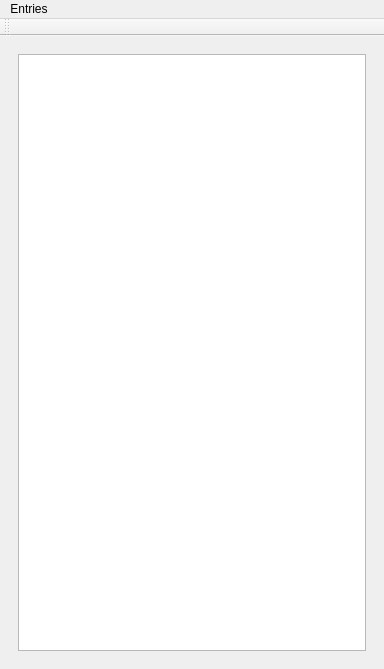
<?xml version="1.0" encoding="UTF-8"?>
<ui version="4.0">
 <class>MainWindow</class>
 <widget class="QMainWindow" name="MainWindow">
  <property name="geometry">
   <rect>
    <x>0</x>
    <y>0</y>
    <width>382</width>
    <height>669</height>
   </rect>
  </property>
  <property name="windowTitle">
   <string>MainWindow</string>
  </property>
  <widget class="QWidget" name="centralwidget">
   <layout class="QGridLayout" name="gridLayout">
    <item row="0" column="0">
     <widget class="QStackedWidget" name="stackedWidget">
      <widget class="QWidget" name="listPage">
       <layout class="QGridLayout" name="gridLayout_2">
        <item row="0" column="0">
         <widget class="QListWidget" name="listWidget"/>
        </item>
       </layout>
      </widget>
      <widget class="QWidget" name="detailPage">
       <layout class="QGridLayout" name="gridLayout_3">
        <item row="0" column="0">
         <widget class="QLabel" name="label">
          <property name="text">
           <string>Name:</string>
          </property>
         </widget>
        </item>
        <item row="0" column="1">
         <widget class="QLineEdit" name="nameEdit"/>
        </item>
        <item row="1" column="0">
         <widget class="QLabel" name="label_2">
          <property name="text">
           <string>Birthday:</string>
          </property>
         </widget>
        </item>
        <item row="1" column="1">
         <widget class="QDateEdit" name="birthdayEdit"/>
        </item>
        <item row="2" column="0">
         <widget class="QLabel" name="label_3">
          <property name="text">
           <string>Address:</string>
          </property>
         </widget>
        </item>
        <item row="2" column="1">
         <widget class="QPlainTextEdit" name="addressEdit"/>
        </item>
        <item row="3" column="0">
         <widget class="QLabel" name="label_4">
          <property name="text">
           <string>Phone Numbers:</string>
          </property>
         </widget>
        </item>
        <item row="3" column="1">
         <widget class="QPlainTextEdit" name="phoneNumbersEdit"/>
        </item>
        <item row="4" column="0">
         <widget class="QLabel" name="label_5">
          <property name="text">
           <string>Reference:</string>
          </property>
         </widget>
        </item>
        <item row="4" column="1">
         <widget class="QLineEdit" name="referenceEdit"/>
        </item>
        <item row="5" column="0">
         <widget class="QLabel" name="label_6">
          <property name="text">
           <string>Occupation:</string>
          </property>
         </widget>
        </item>
        <item row="5" column="1">
         <widget class="QLineEdit" name="occupationEdit"/>
        </item>
        <item row="6" column="0">
         <widget class="QLabel" name="label_7">
          <property name="text">
           <string>Country:</string>
          </property>
         </widget>
        </item>
        <item row="6" column="1">
         <widget class="QLineEdit" name="countryEdit"/>
        </item>
        <item row="7" column="0">
         <widget class="QLabel" name="label_8">
          <property name="text">
           <string>City:</string>
          </property>
         </widget>
        </item>
        <item row="7" column="1">
         <widget class="QLineEdit" name="cityEdit"/>
        </item>
        <item row="8" column="0">
         <widget class="QLabel" name="label_9">
          <property name="text">
           <string>Vaccination:</string>
          </property>
         </widget>
        </item>
        <item row="8" column="1">
         <widget class="QCheckBox" name="vaccineCheck">
          <property name="enabled">
           <bool>true</bool>
          </property>
          <property name="layoutDirection">
           <enum>Qt::LeftToRight</enum>
          </property>
          <property name="text">
           <string/>
          </property>
          <property name="checkable">
           <bool>true</bool>
          </property>
          <property name="checked">
           <bool>false</bool>
          </property>
          <property name="tristate">
           <bool>false</bool>
          </property>
         </widget>
        </item>
        <item row="9" column="1">
         <widget class="QDialogButtonBox" name="buttonBox">
          <property name="standardButtons">
           <set>QDialogButtonBox::Discard|QDialogButtonBox::Reset|QDialogButtonBox::Save</set>
          </property>
         </widget>
        </item>
       </layout>
      </widget>
     </widget>
    </item>
   </layout>
  </widget>
  <widget class="QMenuBar" name="menubar">
   <property name="geometry">
    <rect>
     <x>0</x>
     <y>0</y>
     <width>382</width>
     <height>20</height>
    </rect>
   </property>
   <widget class="QMenu" name="menuEntries">
    <property name="title">
     <string>Entries</string>
    </property>
    <addaction name="actionAdd"/>
    <addaction name="actionEdit"/>
    <addaction name="actionRemove"/>
   </widget>
   <addaction name="menuEntries"/>
  </widget>
  <widget class="QToolBar" name="toolBar">
   <property name="windowTitle">
    <string>toolBar</string>
   </property>
   <attribute name="toolBarArea">
    <enum>TopToolBarArea</enum>
   </attribute>
   <attribute name="toolBarBreak">
    <bool>false</bool>
   </attribute>
  </widget>
  <action name="actionAdd">
   <property name="text">
    <string>Add</string>
   </property>
  </action>
  <action name="actionEdit">
   <property name="text">
    <string>Edit</string>
   </property>
  </action>
  <action name="actionRemove">
   <property name="text">
    <string>Remove</string>
   </property>
  </action>
 </widget>
 <resources/>
 <connections/>
</ui>
